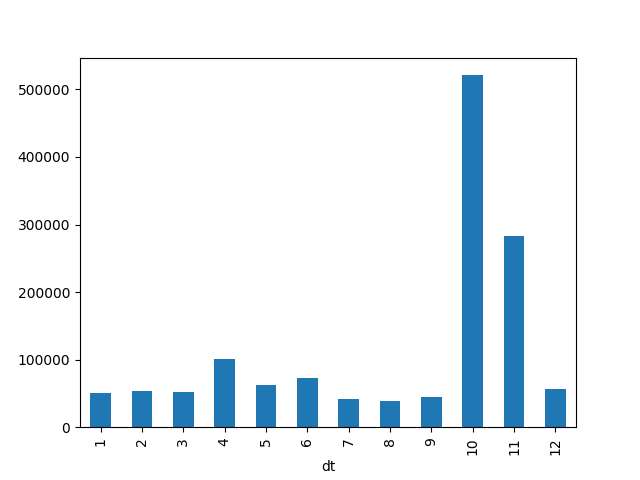

Here is the Python script that generated this plot:
# 1

import pandas as pd
import matplotlib.pyplot as plt


def return_by_month(
        path = "Задача 1 (Система управления товарами)/Агрегированные данные о вводе товаров в оборот с 2021-11-22 по 2022-11-21.csv"):
    df = pd.read_csv(path)

    df['dt'] = pd.to_datetime(df['dt'],format = '%Y-%m-%d') # преобразование формата даты

    # 2

    refunds = df[df['operation_type'] == 'Возврат']['cnt'].sum() # кол-во возвратов
    print ('Итого возвратов:', refunds)

    only_ref = df[df['operation_type'] == 'Возврат'] # только возвраты

    only_ref.groupby (df.dt.dt.month )['cnt']. sum ().plot(kind='bar') # группировка возвратов по месяцам ГРАФИК

    plt.savefig('fig_2-return_by_month.png')


if __name__ == "__main__":
    return_by_month()

